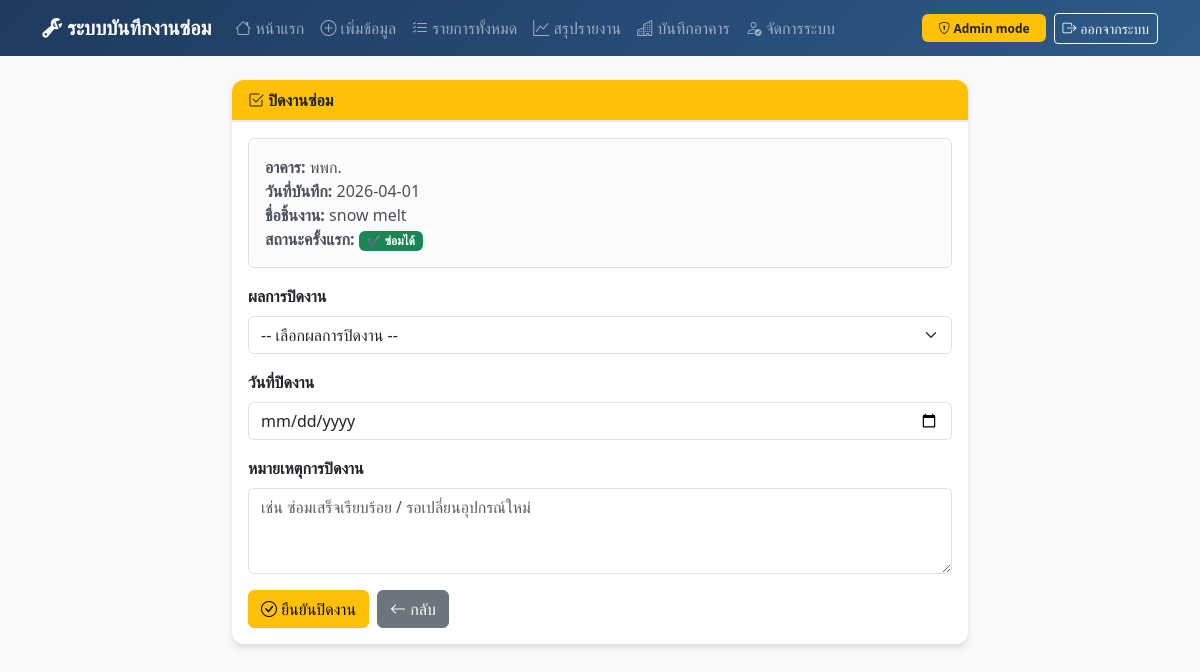
The page /admin/close/1 (signed in) on the database its author committed.
### models.py (models this page shows, shortened)
class RepairLog(db.Model):
    __tablename__ = "repair_log"
    id = db.Column(db.Integer, primary_key=True)
    building = db.Column(db.String(64), nullable=False)
    date = db.Column(db.Date, nullable=False)
    item_name = db.Column(db.String(128), nullable=False)
    quantity = db.Column(db.Integer, nullable=False, default=1)
    zone = db.Column(db.String(64), nullable=False)
    fault_desc = db.Column(db.Text, nullable=False)
    status = db.Column(db.Enum('fixable', 'unfixable'), nullable=False)
    notes = db.Column(db.Text)
    job_status = db.Column(db.String(16), nullable=False, default='open')
    final_result = db.Column(db.String(16), nullable=True)
    closed_date = db.Column(db.Date, nullable=True)
    close_note = db.Column(db.Text, nullable=True)
    created_at = db.Column(db.DateTime, default=datetime.utcnow)

### app.py (the view, shortened to what this page needs)
@app.route('/admin/close/<int:id>', methods=['GET', 'POST'])
def admin_close_job(id):
    if not admin_required():
        return redirect(url_for('admin_login'))
    log = db.session.get(RepairLog, id)
    if not log:
        flash('ไม่พบงานที่ต้องการปิด', 'danger')
        return redirect(url_for('admin_dashboard'))
    return render_template('admin_close_job.html', log=log)

### app.py (called while the page is built)
def admin_required():
    return session.get('admin_logged_in')

@app.context_processor
def inject_buildings():
    buildings = Building.query.order_by(Building.name.asc()).all()
    return dict(buildings=buildings, has_buildings=len(buildings) > 0)

### templates/admin_close_job.html (shortened to what this page needs)
{% extends "base.html" %}
{% block content %}
<div class="row justify-content-center">
    <div class="col-md-8">
        <div class="card">
            <div class="card-header bg-warning">
                <i class="bi bi-check2-square"></i> ปิดงานซ่อม
            </div>
            <div class="card-body">
                <div class="alert alert-light border">
                    <div><strong>อาคาร:</strong> {{ log.building }}</div>
                    <div><strong>วันที่บันทึก:</strong> {{ log.date }}</div>
                    <div><strong>ชื่อชิ้นงาน:</strong> {{ log.item_name }}</div>
                    <div><strong>สถานะครั้งแรก:</strong>
                        {% if log.status == 'fixable' %}
                        <span class="badge bg-success">✔ ซ่อมได้</span>
                        {% else %}
                        <span class="badge bg-danger">✘ ซ่อมไม่ได้</span>
                        {% endif %}
                    </div>
                </div>
                <form method="post">
                    <div class="mb-3">
                        <label class="form-label fw-bold">ผลการปิดงาน</label>
                        <select name="final_result" class="form-select" required>
                            <option value="">-- เลือกผลการปิดงาน --</option>
                        </select>
                    </div>
                    <div class="mb-3">
                        <label class="form-label fw-bold">วันที่ปิดงาน</label>
                        <input type="date" name="closed_date" class="form-control" required>
                    </div>
                    <div class="mb-3">
                        <label class="form-label fw-bold">หมายเหตุการปิดงาน</label>
                        <textarea name="close_note" class="form-control" rows="3" placeholder="เช่น ซ่อมเสร็จเรียบร้อย / รอเปลี่ยนอุปกรณ์ใหม่"></textarea>
                    </div>
                    <div class="d-flex gap-2">
                        <button type="submit" class="btn btn-warning">
                            <i class="bi bi-check-circle"></i> ยืนยันปิดงาน
                        </button>
                        <a href="{{ url_for('admin_dashboard') }}" class="btn btn-secondary">
                            <i class="bi bi-arrow-left"></i> กลับ
                        </a>
                    </div>
                </form>
            </div>
        </div>
    </div>
</div>
{% endblock %}

### templates/base.html (style rules this page uses)
body { background-color: #f8f9fa; }
.card { border: none; border-radius: 12px; box-shadow: 0 4px 6px rgba(0,0,0,0.1); }
.card-header { background: white; border-bottom: 2px solid #e9ecef; border-radius: 12px 12px 0 0 !important; font-weight: 600; }

### rows shown on the page
RepairLog: building "พพก.", date "2026-04-01", item_name "snow melt"
